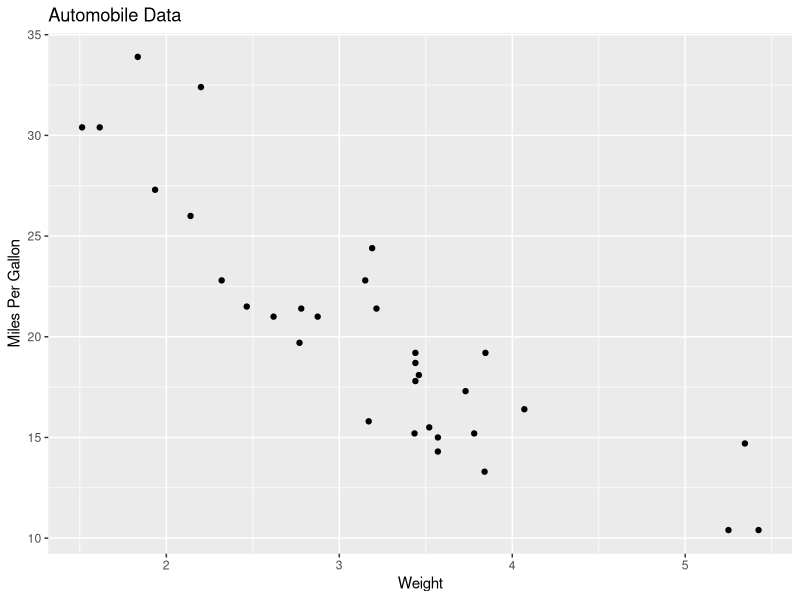

Write R code to recreate this figure. (Note: this script raises an error after producing the figure.)
###### Chapter 19 Advanced graphics with ggplot2
####
#  In addition to base graphics, graphics systems are provided by the grid, 
#     lattice, and ggplot2 packages.
#  The grid graphics system provides low-level access to graphic primitives, 
#     giving programmers a great deal of flexibility in the creation of graphic
#     output. 
# The lattice package provides an intuitive approach for examining multivariate
#     relationships through conditional one-, two-, or three-dimensional 
#     graphs called trellis graphs.
# The ggplot2 package provides a method of creating innovative graphs based
#     on a comprehensive graphical “grammar.”
####
# grid graphics offer a lower-level alternative to the standard graphics 
#     system. The user can create arbitrary rectangular regions on graphics 
#     devices, define coordinate systems for each region, and use a rich set
#     of drawing primitives to control the arrangement and appearance of 
#     graphic elements. 
# grid package doesn’t provide functions for producing statistical graphics or
#     complete plots. 
####
# Basically, trellis graphs display the distribution of a variable or the 
#     relationship between variables, separately for each level of one or 
#     more other variables. Built using the grid package, the lattice package
#     has grown beyond Cleveland’s original approach to visualizing 
#     multivariate data and now provides a comprehensive alternative system
#     for creating statistical graphics in R. 
####
# The intention of the ggplot2 package is to provide a comprehensive, 
#     grammar-based system for generating graphs in a unified and coherent 
#     manner, allowing users to create new and innovative data visualizations.
# The power of this approach has led ggplot2 to become an important tool for 
#     visualizing data using R.
####
require("ggplot2")
#  In ggplot2, plots are created by chaining together functions using the
#     plus (+) sign. Each function modifies the plot created up to that point. 
ggplot(data = mtcars, aes(x = wt, y = mpg)) +
  geom_point() + 
  labs(title = "Automobile Data", x = "Weight", y = "Miles Per Gallon")
# The ggplot() function initializes the plot and specifies the data source
#     (mtcars) and variables (wt, mpg) to be used. 
# The options in the aes() function specify what role each variable will play.
#     (aes stands for aesthetics, or how information is represented visually.)
# The ggplot() function sets up the graph but produces no visual output on its
# own.
# Geometric objects (called geoms for short), which include points, lines, 
#     bars, box plots, and shaded regions, are added to the graph using one or 
#     more geom functions. 
####
ggplot(data = mtcars, aes(x = wt, y = mpg)) + 
  geom_point(pch = 17, color = col[1]) + 
  geom_smooth(method = "lm", col = "red", linetype = 2)
# The geom_smooth() function adds a “smoothed” line. Here a linear fit is 
#     requested (method="lm") and a red color="red") dashed (linetype=2) line
#     of size 1 (size=1) is produced. By default, the line includes 95% 
#     confidence intervals (the darker band). 
####
#  Grouping displays two or more groups of observations in a single plot. 
#     Groups are usually differentiated by color, shape, or shading. 
# Faceting displays groups of observations in separate, side-by-side plots. 
#     The ggplot2 package uses factors when defining groups or facets. 
####
t <- mtcars
t$am <- factor(t$am, levels = c(0, 1),
               labels = c("Automatic", "Manual"))
t$vs <- factor(t$vs, levels = c(0, 1),
               labels = c("V-Engine", "Straight Engine"))
t$cyl <- factor(t$cyl)
#
ggplot(t, aes(x = hp, y = mpg,
                   shape = cyl, color = cyl)) + 
  geom_point(size = 3) + 
  facet_grid(am ~ vs) + 
  labs(title = "automobile data by  engline type", 
       x = "horsepower", y = "miles per gallon")
# facet_grid() forms a matrix of panels defined by row and column faceting 
#     variables. It is most useful when you have two discrete variables, and
#     all combinations of the variables exist in the data. 
# If you have only one variable with many levels, try facet_wrap().
# A scatterplot showing the relationship between horsepower and 
#     gas mileage separately for transmission and engine type. The number of
#     cylinders in each automobile engine is represented by both shape and
#     color.  
# In this case, am and vs are the faceting variables, and cyl is the grouping
#     variable. 
####
# Whereas the ggplot() function specifies the data source and variables to be
#     plotted, the geom functions specify how these variables are to be 
#     visually represented 
data(singer, package = "lattice")
t <- singer
# 
ggplot(data = t, aes(x = height)) + 
  geom_histogram()
# 
ggplot(data = t, aes(x = voice.part, y = height)) + 
  geom_boxplot()
#
ggplot(data = t, aes(x = voice.part)) + 
  geom_boxplot() 
# The geom_histogram() function defaults to counts on the y-axis when no y 
#     variable is specified.
####
# position: Position of plotted objects such as bars and points. For bars, 
#     "dodge" places grouped bar charts side by side, "stacked" vertically
#     stacks grouped bar charts, and "fill" vertically stacks grouped bar 
#     charts and standardizes their heights to be equal. For  points, 
#     "jitter" reduces point overlap
# sides: Placement of rug plots on the graph ("b" = bottom, "l" = left, 
#     "t" = top, "r" = right,  "bl" = both bottom and left, and so on). 
#### 
data(Salaries, package = "carData")
t <- Salaries
summary(t)
# 
ggplot(t, aes(x = rank, y = salary)) + 
  geom_boxplot(fill = "cornflowerblue", color = "black", notch = TRUE) + 
  geom_point(position = "jitter", color = col[1], alpha = 0.3) + 
  geom_rug(sides = "l", color = "black")
# points use "jitter" to aviod overlap
# rug plot in the left side to show the spread of salaries
# Additionally, the variance in salaries increases with greater rank, with a 
#     large range of salaries for full professors. 
####
t <- singer
ggplot(t, aes(x = voice.part, y = height)) + 
  geom_violin(fill = col[3]) + 
  geom_boxplot(fill = "lightgreen", width = 0.2)
# The real power of the ggplot2 package is realized when geoms are combined 
#     to form new types of plots
# The box plots show the 25th, 50th, and 75th percentile scores for each 
#     voice part in the singer dataframe, along with any outliers. 
# The violin plots provide more visual cues as to the distribution of scores
#     over the range of heights for each voice part.
####
# Grouping is accomplished in ggplot2 graphs by associating one or more 
#     grouping variables with visual characteristics such as shape, color,
#     fill, size, and line type. 
# The aes() function in the ggplot() statement assigns variables to roles
#     (visual characteristics of the plot), so this is a natural place to 
#     assign grouping variables
t2 <- Salaries
ggplot(t2, aes(x = salary, fill = rank)) + 
  geom_density(alpha = 0.3)
# plots three density curves in the same graph (one for each level of 
#     academic rank) and distinguishes them by fill color.
#  As rank increases, so does the range of salaries. This is especially true
#     for full professors, who have wide variation in their incomes. 
####
ggplot(t2, aes(x = yrs.since.phd, y = salary, color = rank, shape = sex)) + 
  geom_point()
####
ggplot(t2, aes(x = rank, fill = sex)) + 
  geom_bar(position = "stack") +
  labs(title = "postion = stack")
#
ggplot(t2, aes(x = rank, fill = sex)) + 
  geom_bar(position = "fill") + 
  labs(title = "position = fill", y = "proportion")
#
ggplot(t2, aes(x = rank, fill = sex)) + 
  geom_bar(position = "dodge") + 
  labs(title = "postion = dodge")
####
ggplot(t2, aes(x = sex, fill = rank)) + geom_bar()
# 
ggplot(t2, aes(x = sex)) + geom_bar(fill = col[2])
# In general, variables should go inside aes(), and assigned constants
#     should go outside aes()
####
# You can create trellis graphs (called faceted graphs in ggplot2) using the
#     facet_wrap() and facet_grid() functions.
ggplot(t, aes(x = height)) + 
  geom_histogram() +
  facet_wrap(~voice.part, nrow = 4)
# 
ggplot(t, aes(x = height)) + 
  geom_histogram(fill = col[2], notch = TRUE) +
  facet_wrap(~voice.part, ncol = 2)
# Separating the eight distributions into their own small, side-by-side plots
#     makes them easier to compare
####
ggplot(t2, aes(x = yrs.since.phd, y = salary, color = rank, shape = rank)) +
  geom_point() +
  facet_grid(.~sex)
# Separating the eight distributions into their own small, side-by-side plots
#     makes them easier to compare     
# Scatterplot of years since graduation and salary. 
# Academic rank is represented by color and shape, and sex is faceted.
####
ggplot(t, aes(x = height, fill = voice.part)) + 
  geom_density(alpha = 0.3) + 
  facet_grid(voice.part~.)
# Note that the horizontal arrangement facilitates comparisons among the 
#     groups
####
# The ggplot2 package contains a wide range of functions for calculating 
#     statistical summaries that can be added to graphs. 
#  These include functions for binning data and calculating densities, 
#     contours, and quantiles. 
# method=: Smoothing function to use. Allowable values include lm, glm, 
#     smooth, rlm, and gam, for linear, generalized linear, loess, robust 
#     linear, and generalized additive modeling, respectively. smooth is the 
#     default.
# formula=: Formula to use in the smoothing function. Examples include 
#     y~x (the default), y~log(x), y~poly(x,n) for an nth degree polynomial 
#     fit, and y~ns(x,n) for a  spline fit with n degrees of freedom.
# se: Plots confidence intervals (TRUE/FALSE). TRUE is the default.
# level: Level of confidence interval to use (95% by default).
# fullrange: Specifies whether the fit should span the full range of the plot
#     (TRUE) or just the data (FALSE). FALSE is the default.
ggplot(t2, aes(x = yrs.since.phd, y = salary)) + 
  geom_point() + 
  geom_smooth()
# The plot suggests that the relationship between experience and salary 
#     isn’t linear, at least when considering faculty who graduated many 
#     years ago.
####
ggplot(t2, aes(x = yrs.since.phd, y = salary, shape = sex, color = rank,
               linetype = sex)) + 
  geom_point(size = 2, alpha = 0.5) +
  geom_smooth(method = "lm", formula = y ~ poly(x, 2), 
              se = FALSE, size = 1)
# The confidence limits are suppressed to simplify the graph (se=FALSE). 
# Genders are differentiated by symbol shape and line type. 
# rank is differentiated by color
# Scatterplot of years since graduation vs. salary with separate fitted 
#     quadratic regression lines for rank and sex
####
# The ggplot2 package contains a wide range of statistical functions
#     (called stat functions) for calculating the quantities necessary to 
#     produce a variety of data visualizations. 
# Typically, geom functions call the stat functions implicitly, and you won’t
#     need to deal with them directly. But it’s useful to know they exist.
#     Each stat function has help pages that can aid you in understanding how
#     the geoms work. 
# For example, the geom_smooth() function relies on the stat_smooth() function
#     to calculate the quantities needed to plot a fitted line and its 
#     confidence limits. 
# The help page for geom_smooth() is sparse, but the help page for 
#     stat_smooth() contains a wealth of useful information. When exploring
#     how a geom works and what options are available, be sure to check out
#     both the geom function and its related stat function(s).
####
# You’ll learn how to customize the appearance of axes (limits, tick marks, 
#     and tick mark labels), the placement and content of legends, and the 
#     colors used to represent variable values. 
# You’ll also learn how to create custom themes (allowing you to add a 
#     consistent look and feel to your graphs) and arrange several plots into
#     a single graph. 
####
ggplot(t2, aes(x = rank, y = salary, fill = sex)) +
  geom_boxplot() +
  scale_x_discrete(breaks = c("AsstProf", "AssocProf", "Prof"),
                   labels = c("Assistant\n Professor",
                              "Associate\n Professor",
                              "Full\n Professor")) +
  scale_y_continuous(breaks = c(50000, 100000, 150000, 200000),
                     labels = c("$50K", "$100K", "$150K", "$200K")) +
  labs(title = "faculty salary by rank and sex", x = "", y = "")
# scale_x_discrete(), scale_y_discrete():
#     breaks= places and orders the levels of a factor, 
#     labels= specifies the labels for these levels,  
#     limits= indicates which levels should be displayed
# scale_x_continuous(), scale_y_continuous():
#     breaks= specifies tick marks, 
#     labels= specifies labels for tick marks, 
#     limits= controls the range of the values displayed.
####
#  When modifying a legend’s title, you have to take into account whether
#     the legend is based on color, fill, size, shape, or a combination.
#  The placement of the legend is controlled by the legend.position option 
#     in the theme() function. Possible values include "left", "top", 
#     "right" (the default), and "bottom". 
# Alternatively, you can specify a two-element vector that gives the 
#     position within the graph. 
ggplot(t2, aes(x = rank, y = salary, fill = sex)) +
  geom_boxplot() +
  scale_x_discrete(breaks = c("AsstProf", "AssocProf", "Prof"),
                   labels = c("Assistance\n Professor",
                              "Associate\n Professor",
                              "Full\n Professor")) +
  scale_y_continuous(breaks = c(50000, 100000, 150000, 200000),
                   labels = c("$50K", "$100K", "$150K", "$200K")) + 
  labs(title = "faculty salary by rank and sex", 
       x = "", y = "", fill = "Gender") +
  theme(legend.position = c(0.2, 0.8))
# the upper-left corner of the legend was placed 10% from the left
#     edge and 80% from the bottom edge of the graph. 
# If you want to omit the legend, use legend.position="none". 
# The theme() function can change many aspects of a ggplot2 graph’s 
#     appearance
####
# The ggplot2 package uses scales to map observations from the data space to
#     the visual space. Scales apply to both continuous and discrete 
#     variables. 
# Continuous scales can map numeric variables to other characteristics of 
#     the plot.
t3 <- mtcars
ggplot(t3, aes(x = wt, y = mpg, size = disp)) + 
  geom_point(shape = 21, color = col[2], fill = col[3]) + 
  labs(x = "weight", y = "mile per gallon", 
       title = "bubble chart", size = "engine \ndisplacement")
# The aes() parameter size=disp generates a scale for the continuous
#     variable disp (engine displacement) and uses it to control the size
#     of the points. 
####
# In the discrete case, you can use a scale to associate visual cues 
#     (for example, color, shape, line type, size, and transparency) with
#     the levels of a factor. 
ggplot(t2, aes(x = yrs.since.phd, y = salary, color = rank)) +
  scale_color_manual(values = col[1:3]) +
  geom_point(size = 2, shape = 19)
# uses the scale_color_manual() function to set the point colors for the
#     three academic ranks.
####
ggplot(t2, aes(x = yrs.since.phd, y = salary, color = rank)) +
  scale_color_brewer(palette = "PiYG") +
  geom_point(size = 2, shape = 10)
####
# Themes allow you to control the overall appearance of these graphs. 
#     Options in the theme() function let you change fonts, backgrounds, 
#     colors, gridlines, and more.
# Themes can be used once or saved and applied to many graphs.
mytheme <- theme(plot.title = element_text(face = "bold.italic",
                                           size = 14, 
                                           color = "brown"),
                 axis.title = element_text(face = "bold.italic",
                                           size = 10, 
                                           color = "brown"),
                 axis.text = element_text(face = "bold",
                                          size = 9,
                                          color = "darkblue"),
                 panel.background = element_rect(fill = "white",
                                                 color = "darkblue"),
                 panel.grid.major.y = element_line(color =  "grey",
                                                   linetype = 1),
                 panel.grid.minor.y = element_line(color = "grey",
                                                   linetype = 2),
                 panel.grid.minor.x = element_blank(),
                 legend.position = "top")
#
ggplot(t2, aes(x = rank, y = salary, fill = sex)) +
  geom_boxplot() +
  labs(title = "salary by rank and sex", x = "rank", y = "salary") +
  mytheme
####
# The easiest way to place multiple ggplot2 graphs in a single figure is to
#     use the grid.arrange() function in the gridExtra package. 
p1 <- ggplot(t2, aes(x = rank)) + geom_bar()
p2 <- ggplot(t2, aes(x = sex)) + geom_bar()
p3 <- ggplot(t2, aes(x = yrs.since.phd, y = salary)) + geom_point()
#
require("gridExtra")
grid.arrange(p1, p2, p3, ncol = 2)
# Note the difference between faceting and multiple graphs.
# Faceting creates an array of plots based on one or more categorical
#     variables. 
# In this section, you’re arranging completely independent plots into a 
#     single graph.
####
ggsave(filename = "p1.png", plot = p1, width = 5, height = 4)
# You can save the graph in a different format by setting the file extension
#     to ps, tex, jpeg, pdf, jpeg, tiff, png, bmp, svg, or wmf. The wmf 
#     format is only available on Windows machines.
ggsave("whole.jpeg", width = 10, height = 8)
# If you omit the plot= option, the most recently created graph is saved. 
####
